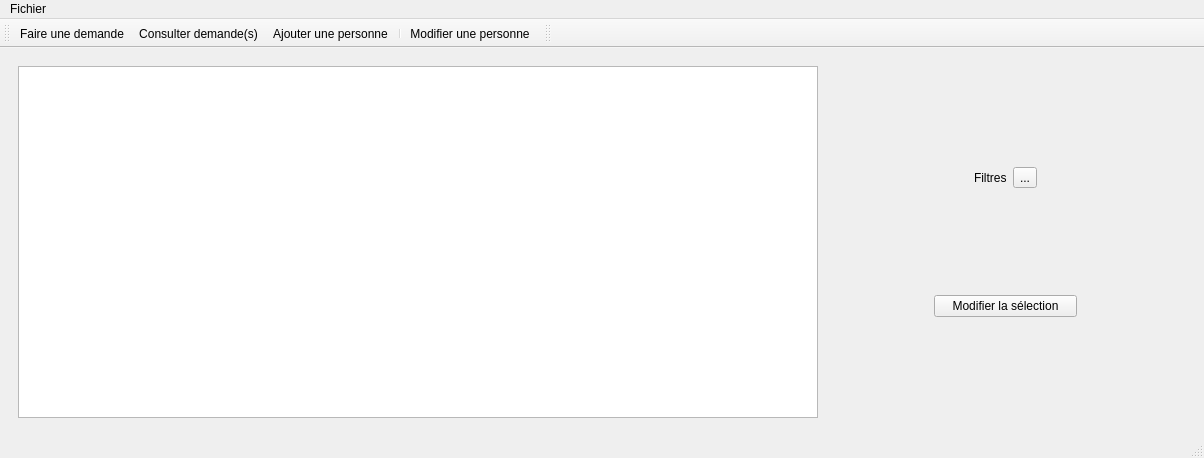
<?xml version="1.0" encoding="UTF-8"?>
<ui version="4.0">
 <class>FenRh</class>
 <widget class="QMainWindow" name="FenRh">
  <property name="geometry">
   <rect>
    <x>0</x>
    <y>0</y>
    <width>1204</width>
    <height>458</height>
   </rect>
  </property>
  <property name="baseSize">
   <size>
    <width>0</width>
    <height>0</height>
   </size>
  </property>
  <property name="windowTitle">
   <string>Gestion de congé</string>
  </property>
  <widget class="QWidget" name="centralwidget">
   <property name="baseSize">
    <size>
     <width>0</width>
     <height>0</height>
    </size>
   </property>
   <layout class="QVBoxLayout" name="verticalLayout_3">
    <item>
     <layout class="QVBoxLayout" name="verticalLayout">
      <item>
       <widget class="QStackedWidget" name="stackedWidget">
        <property name="currentIndex">
         <number>3</number>
        </property>
        <widget class="QWidget" name="page_1">
         <layout class="QVBoxLayout" name="verticalLayout_4">
          <item>
           <spacer name="verticalSpacer">
            <property name="orientation">
             <enum>Qt::Vertical</enum>
            </property>
            <property name="sizeHint" stdset="0">
             <size>
              <width>20</width>
              <height>40</height>
             </size>
            </property>
           </spacer>
          </item>
          <item>
           <layout class="QHBoxLayout" name="horizontalLayout_4">
            <item>
             <spacer name="horizontalSpacer_5">
              <property name="orientation">
               <enum>Qt::Horizontal</enum>
              </property>
              <property name="sizeHint" stdset="0">
               <size>
                <width>40</width>
                <height>20</height>
               </size>
              </property>
             </spacer>
            </item>
            <item>
             <layout class="QVBoxLayout" name="verticalLayout_7">
              <item>
               <widget class="QLabel" name="labelNom">
                <property name="text">
                 <string/>
                </property>
               </widget>
              </item>
              <item>
               <widget class="QLabel" name="labelCompteur">
                <property name="text">
                 <string/>
                </property>
               </widget>
              </item>
             </layout>
            </item>
            <item>
             <spacer name="horizontalSpacer_6">
              <property name="orientation">
               <enum>Qt::Horizontal</enum>
              </property>
              <property name="sizeHint" stdset="0">
               <size>
                <width>40</width>
                <height>20</height>
               </size>
              </property>
             </spacer>
            </item>
           </layout>
          </item>
          <item>
           <spacer name="verticalSpacer_2">
            <property name="orientation">
             <enum>Qt::Vertical</enum>
            </property>
            <property name="sizeHint" stdset="0">
             <size>
              <width>20</width>
              <height>40</height>
             </size>
            </property>
           </spacer>
          </item>
          <item>
           <layout class="QHBoxLayout" name="horizontalLayout_2">
            <item>
             <spacer name="horizontalSpacer_2">
              <property name="orientation">
               <enum>Qt::Horizontal</enum>
              </property>
              <property name="sizeHint" stdset="0">
               <size>
                <width>40</width>
                <height>20</height>
               </size>
              </property>
             </spacer>
            </item>
            <item>
             <layout class="QFormLayout" name="formLayout">
              <property name="fieldGrowthPolicy">
               <enum>QFormLayout::AllNonFixedFieldsGrow</enum>
              </property>
              <item row="0" column="0">
               <widget class="QLabel" name="dateEtHeureDeDButLabel">
                <property name="text">
                 <string>Date et Heure de début :</string>
                </property>
               </widget>
              </item>
              <item row="0" column="1">
               <widget class="QDateTimeEdit" name="dateEtHeureDeDButDateTimeEdit">
                <property name="maximumSize">
                 <size>
                  <width>150</width>
                  <height>16777215</height>
                 </size>
                </property>
                <property name="calendarPopup">
                 <bool>false</bool>
                </property>
               </widget>
              </item>
              <item row="1" column="0">
               <widget class="QLabel" name="dateEtHeureDeFinLabel">
                <property name="text">
                 <string>Date et Heure de fin :</string>
                </property>
               </widget>
              </item>
              <item row="1" column="1">
               <widget class="QDateTimeEdit" name="dateEtHeureDeFinDateTimeEdit">
                <property name="maximumSize">
                 <size>
                  <width>150</width>
                  <height>16777215</height>
                 </size>
                </property>
               </widget>
              </item>
             </layout>
            </item>
            <item>
             <layout class="QVBoxLayout" name="verticalLayout_2">
              <item>
               <widget class="QToolButton" name="calendrierDebut">
                <property name="text">
                 <string>...</string>
                </property>
               </widget>
              </item>
              <item>
               <widget class="QToolButton" name="calendrierFin">
                <property name="text">
                 <string>...</string>
                </property>
               </widget>
              </item>
             </layout>
            </item>
            <item>
             <spacer name="horizontalSpacer">
              <property name="orientation">
               <enum>Qt::Horizontal</enum>
              </property>
              <property name="sizeHint" stdset="0">
               <size>
                <width>40</width>
                <height>20</height>
               </size>
              </property>
             </spacer>
            </item>
           </layout>
          </item>
          <item>
           <spacer name="verticalSpacer_3">
            <property name="orientation">
             <enum>Qt::Vertical</enum>
            </property>
            <property name="sizeHint" stdset="0">
             <size>
              <width>20</width>
              <height>40</height>
             </size>
            </property>
           </spacer>
          </item>
          <item>
           <layout class="QHBoxLayout" name="horizontalLayout">
            <item>
             <widget class="QPushButton" name="buttonValider">
              <property name="maximumSize">
               <size>
                <width>150</width>
                <height>16777215</height>
               </size>
              </property>
              <property name="text">
               <string>Valider</string>
              </property>
             </widget>
            </item>
           </layout>
          </item>
          <item>
           <spacer name="verticalSpacer_4">
            <property name="orientation">
             <enum>Qt::Vertical</enum>
            </property>
            <property name="sizeHint" stdset="0">
             <size>
              <width>20</width>
              <height>40</height>
             </size>
            </property>
           </spacer>
          </item>
         </layout>
        </widget>
        <widget class="QWidget" name="page_2">
         <layout class="QVBoxLayout" name="verticalLayout_6">
          <item>
           <layout class="QVBoxLayout" name="verticalLayout_5">
            <item>
             <layout class="QHBoxLayout" name="horizontalLayout_3">
              <item>
               <spacer name="horizontalSpacer_3">
                <property name="orientation">
                 <enum>Qt::Horizontal</enum>
                </property>
                <property name="sizeHint" stdset="0">
                 <size>
                  <width>40</width>
                  <height>20</height>
                 </size>
                </property>
               </spacer>
              </item>
              <item>
               <widget class="QTableView" name="tableView">
                <property name="minimumSize">
                 <size>
                  <width>890</width>
                  <height>0</height>
                 </size>
                </property>
                <property name="alternatingRowColors">
                 <bool>true</bool>
                </property>
                <property name="selectionMode">
                 <enum>QAbstractItemView::SingleSelection</enum>
                </property>
                <property name="selectionBehavior">
                 <enum>QAbstractItemView::SelectRows</enum>
                </property>
                <property name="horizontalScrollMode">
                 <enum>QAbstractItemView::ScrollPerItem</enum>
                </property>
                <property name="showGrid">
                 <bool>false</bool>
                </property>
                <property name="gridStyle">
                 <enum>Qt::SolidLine</enum>
                </property>
                <attribute name="horizontalHeaderDefaultSectionSize">
                 <number>145</number>
                </attribute>
               </widget>
              </item>
              <item>
               <layout class="QVBoxLayout" name="verticalLayout_9">
                <item>
                 <spacer name="verticalSpacer_6">
                  <property name="orientation">
                   <enum>Qt::Vertical</enum>
                  </property>
                  <property name="sizeHint" stdset="0">
                   <size>
                    <width>20</width>
                    <height>40</height>
                   </size>
                  </property>
                 </spacer>
                </item>
                <item>
                 <layout class="QHBoxLayout" name="horizontalLayout_5">
                  <item>
                   <spacer name="horizontalSpacer_7">
                    <property name="orientation">
                     <enum>Qt::Horizontal</enum>
                    </property>
                    <property name="sizeHint" stdset="0">
                     <size>
                      <width>40</width>
                      <height>20</height>
                     </size>
                    </property>
                   </spacer>
                  </item>
                  <item>
                   <widget class="QLabel" name="label_3">
                    <property name="text">
                     <string>Filtres</string>
                    </property>
                   </widget>
                  </item>
                  <item>
                   <widget class="QToolButton" name="toolButton">
                    <property name="text">
                     <string>...</string>
                    </property>
                   </widget>
                  </item>
                  <item>
                   <spacer name="horizontalSpacer_8">
                    <property name="orientation">
                     <enum>Qt::Horizontal</enum>
                    </property>
                    <property name="sizeHint" stdset="0">
                     <size>
                      <width>40</width>
                      <height>20</height>
                     </size>
                    </property>
                   </spacer>
                  </item>
                 </layout>
                </item>
                <item>
                 <spacer name="verticalSpacer_7">
                  <property name="orientation">
                   <enum>Qt::Vertical</enum>
                  </property>
                  <property name="sizeHint" stdset="0">
                   <size>
                    <width>20</width>
                    <height>40</height>
                   </size>
                  </property>
                 </spacer>
                </item>
                <item>
                 <widget class="QPushButton" name="buttonValideDemande">
                  <property name="text">
                   <string>Valider la demande</string>
                  </property>
                 </widget>
                </item>
                <item>
                 <widget class="QPushButton" name="buttonRefuserDemande">
                  <property name="text">
                   <string>Refuser la demande</string>
                  </property>
                 </widget>
                </item>
                <item>
                 <spacer name="verticalSpacer_8">
                  <property name="orientation">
                   <enum>Qt::Vertical</enum>
                  </property>
                  <property name="sizeHint" stdset="0">
                   <size>
                    <width>20</width>
                    <height>40</height>
                   </size>
                  </property>
                 </spacer>
                </item>
                <item>
                 <widget class="QPushButton" name="buttonSupprimer">
                  <property name="text">
                   <string>Supprimer la demande</string>
                  </property>
                 </widget>
                </item>
                <item>
                 <spacer name="verticalSpacer_5">
                  <property name="orientation">
                   <enum>Qt::Vertical</enum>
                  </property>
                  <property name="sizeHint" stdset="0">
                   <size>
                    <width>20</width>
                    <height>40</height>
                   </size>
                  </property>
                 </spacer>
                </item>
               </layout>
              </item>
              <item>
               <spacer name="horizontalSpacer_4">
                <property name="orientation">
                 <enum>Qt::Horizontal</enum>
                </property>
                <property name="sizeHint" stdset="0">
                 <size>
                  <width>40</width>
                  <height>20</height>
                 </size>
                </property>
               </spacer>
              </item>
             </layout>
            </item>
           </layout>
          </item>
         </layout>
        </widget>
        <widget class="QWidget" name="page_3">
         <layout class="QHBoxLayout" name="horizontalLayout_7">
          <item>
           <spacer name="horizontalSpacer_9">
            <property name="orientation">
             <enum>Qt::Horizontal</enum>
            </property>
            <property name="sizeHint" stdset="0">
             <size>
              <width>40</width>
              <height>20</height>
             </size>
            </property>
           </spacer>
          </item>
          <item>
           <layout class="QHBoxLayout" name="horizontalLayout_6">
            <item>
             <layout class="QVBoxLayout" name="verticalLayout_8">
              <item>
               <spacer name="verticalSpacer_12">
                <property name="orientation">
                 <enum>Qt::Vertical</enum>
                </property>
                <property name="sizeHint" stdset="0">
                 <size>
                  <width>20</width>
                  <height>40</height>
                 </size>
                </property>
               </spacer>
              </item>
              <item>
               <widget class="QLabel" name="label">
                <property name="text">
                 <string>Ajouter une personne</string>
                </property>
                <property name="alignment">
                 <set>Qt::AlignCenter</set>
                </property>
               </widget>
              </item>
              <item>
               <spacer name="verticalSpacer_9">
                <property name="orientation">
                 <enum>Qt::Vertical</enum>
                </property>
                <property name="sizeHint" stdset="0">
                 <size>
                  <width>20</width>
                  <height>40</height>
                 </size>
                </property>
               </spacer>
              </item>
              <item>
               <layout class="QFormLayout" name="formLayout_2">
                <item row="0" column="0">
                 <widget class="QLabel" name="nomLabel">
                  <property name="text">
                   <string>Nom</string>
                  </property>
                 </widget>
                </item>
                <item row="0" column="1">
                 <widget class="QLineEdit" name="nomLineEdit"/>
                </item>
                <item row="1" column="0">
                 <widget class="QLabel" name="prNomLabel">
                  <property name="text">
                   <string>Prénom</string>
                  </property>
                 </widget>
                </item>
                <item row="1" column="1">
                 <widget class="QLineEdit" name="prNomLineEdit"/>
                </item>
                <item row="2" column="0">
                 <widget class="QLabel" name="identifiantLabel">
                  <property name="text">
                   <string>Identifiant</string>
                  </property>
                 </widget>
                </item>
                <item row="2" column="1">
                 <widget class="QLineEdit" name="identifiantLineEdit"/>
                </item>
                <item row="3" column="0">
                 <widget class="QLabel" name="motDePasseLabel">
                  <property name="text">
                   <string>Mot de passe</string>
                  </property>
                 </widget>
                </item>
                <item row="3" column="1">
                 <widget class="QLineEdit" name="motDePasseLineEdit">
                  <property name="echoMode">
                   <enum>QLineEdit::Normal</enum>
                  </property>
                 </widget>
                </item>
                <item row="4" column="0">
                 <widget class="QLabel" name="statutLabel">
                  <property name="text">
                   <string>Statut</string>
                  </property>
                 </widget>
                </item>
                <item row="4" column="1">
                 <widget class="QComboBox" name="statutComboBox">
                  <item>
                   <property name="text">
                    <string>Employe</string>
                   </property>
                  </item>
                  <item>
                   <property name="text">
                    <string>Responsable</string>
                   </property>
                  </item>
                  <item>
                   <property name="text">
                    <string>RH</string>
                   </property>
                  </item>
                  <item>
                   <property name="text">
                    <string>Responsable RH</string>
                   </property>
                  </item>
                 </widget>
                </item>
                <item row="5" column="0">
                 <widget class="QLabel" name="compteurLabel">
                  <property name="text">
                   <string>Compteur </string>
                  </property>
                 </widget>
                </item>
                <item row="5" column="1">
                 <widget class="QSpinBox" name="compteurSpinBox"/>
                </item>
               </layout>
              </item>
              <item>
               <spacer name="verticalSpacer_10">
                <property name="orientation">
                 <enum>Qt::Vertical</enum>
                </property>
                <property name="sizeHint" stdset="0">
                 <size>
                  <width>20</width>
                  <height>40</height>
                 </size>
                </property>
               </spacer>
              </item>
              <item>
               <widget class="QPushButton" name="pushButton">
                <property name="text">
                 <string>Valider</string>
                </property>
               </widget>
              </item>
              <item>
               <spacer name="verticalSpacer_11">
                <property name="orientation">
                 <enum>Qt::Vertical</enum>
                </property>
                <property name="sizeHint" stdset="0">
                 <size>
                  <width>20</width>
                  <height>40</height>
                 </size>
                </property>
               </spacer>
              </item>
             </layout>
            </item>
           </layout>
          </item>
          <item>
           <spacer name="horizontalSpacer_10">
            <property name="orientation">
             <enum>Qt::Horizontal</enum>
            </property>
            <property name="sizeHint" stdset="0">
             <size>
              <width>40</width>
              <height>20</height>
             </size>
            </property>
           </spacer>
          </item>
         </layout>
        </widget>
        <widget class="QWidget" name="page_4">
         <layout class="QVBoxLayout" name="verticalLayout_11">
          <item>
           <layout class="QVBoxLayout" name="verticalLayout_10">
            <item>
             <layout class="QHBoxLayout" name="horizontalLayout_8">
              <item>
               <widget class="QTableView" name="tableView_2">
                <property name="minimumSize">
                 <size>
                  <width>800</width>
                  <height>0</height>
                 </size>
                </property>
                <property name="maximumSize">
                 <size>
                  <width>800</width>
                  <height>16777215</height>
                 </size>
                </property>
                <property name="selectionMode">
                 <enum>QAbstractItemView::SingleSelection</enum>
                </property>
                <property name="selectionBehavior">
                 <enum>QAbstractItemView::SelectRows</enum>
                </property>
                <attribute name="horizontalHeaderDefaultSectionSize">
                 <number>130</number>
                </attribute>
               </widget>
              </item>
              <item>
               <spacer name="horizontalSpacer_13">
                <property name="orientation">
                 <enum>Qt::Horizontal</enum>
                </property>
                <property name="sizeHint" stdset="0">
                 <size>
                  <width>40</width>
                  <height>20</height>
                 </size>
                </property>
               </spacer>
              </item>
              <item>
               <layout class="QVBoxLayout" name="verticalLayout_12">
                <item>
                 <spacer name="verticalSpacer_14">
                  <property name="orientation">
                   <enum>Qt::Vertical</enum>
                  </property>
                  <property name="sizeHint" stdset="0">
                   <size>
                    <width>20</width>
                    <height>40</height>
                   </size>
                  </property>
                 </spacer>
                </item>
                <item>
                 <layout class="QHBoxLayout" name="horizontalLayout_9">
                  <item>
                   <spacer name="horizontalSpacer_11">
                    <property name="orientation">
                     <enum>Qt::Horizontal</enum>
                    </property>
                    <property name="sizeHint" stdset="0">
                     <size>
                      <width>40</width>
                      <height>20</height>
                     </size>
                    </property>
                   </spacer>
                  </item>
                  <item>
                   <widget class="QLabel" name="label_2">
                    <property name="text">
                     <string>Filtres</string>
                    </property>
                   </widget>
                  </item>
                  <item>
                   <widget class="QToolButton" name="toolButton_2">
                    <property name="text">
                     <string>...</string>
                    </property>
                   </widget>
                  </item>
                  <item>
                   <spacer name="horizontalSpacer_12">
                    <property name="orientation">
                     <enum>Qt::Horizontal</enum>
                    </property>
                    <property name="sizeHint" stdset="0">
                     <size>
                      <width>40</width>
                      <height>20</height>
                     </size>
                    </property>
                   </spacer>
                  </item>
                 </layout>
                </item>
                <item>
                 <spacer name="verticalSpacer_15">
                  <property name="orientation">
                   <enum>Qt::Vertical</enum>
                  </property>
                  <property name="sizeHint" stdset="0">
                   <size>
                    <width>20</width>
                    <height>40</height>
                   </size>
                  </property>
                 </spacer>
                </item>
                <item>
                 <widget class="QPushButton" name="pushButton_2">
                  <property name="text">
                   <string>Modifier la sélection</string>
                  </property>
                 </widget>
                </item>
                <item>
                 <spacer name="verticalSpacer_13">
                  <property name="orientation">
                   <enum>Qt::Vertical</enum>
                  </property>
                  <property name="sizeHint" stdset="0">
                   <size>
                    <width>20</width>
                    <height>40</height>
                   </size>
                  </property>
                 </spacer>
                </item>
               </layout>
              </item>
              <item>
               <spacer name="horizontalSpacer_14">
                <property name="orientation">
                 <enum>Qt::Horizontal</enum>
                </property>
                <property name="sizeHint" stdset="0">
                 <size>
                  <width>40</width>
                  <height>20</height>
                 </size>
                </property>
               </spacer>
              </item>
             </layout>
            </item>
           </layout>
          </item>
         </layout>
        </widget>
       </widget>
      </item>
     </layout>
    </item>
   </layout>
  </widget>
  <widget class="QMenuBar" name="menubar">
   <property name="geometry">
    <rect>
     <x>0</x>
     <y>0</y>
     <width>1204</width>
     <height>25</height>
    </rect>
   </property>
   <widget class="QMenu" name="menuFichier">
    <property name="title">
     <string>Fichier</string>
    </property>
    <addaction name="actionFaire_une_demande"/>
    <addaction name="actionConsulter_demande_s"/>
    <addaction name="actionAjouter_une_personne"/>
    <addaction name="actionModifier_une_personne"/>
    <addaction name="actionDeconnection"/>
    <addaction name="actionQuitter"/>
   </widget>
   <addaction name="menuFichier"/>
  </widget>
  <widget class="QStatusBar" name="statusbar"/>
  <widget class="QToolBar" name="toolBar">
   <property name="windowTitle">
    <string>toolBar</string>
   </property>
   <property name="toolButtonStyle">
    <enum>Qt::ToolButtonTextBesideIcon</enum>
   </property>
   <attribute name="toolBarArea">
    <enum>TopToolBarArea</enum>
   </attribute>
   <attribute name="toolBarBreak">
    <bool>false</bool>
   </attribute>
   <addaction name="actionFaire_une_demande"/>
   <addaction name="actionConsulter_demande_s"/>
   <addaction name="actionAjouter_une_personne"/>
   <addaction name="separator"/>
   <addaction name="actionModifier_une_personne"/>
  </widget>
  <widget class="QToolBar" name="toolBar_2">
   <property name="windowTitle">
    <string>toolBar_2</string>
   </property>
   <attribute name="toolBarArea">
    <enum>TopToolBarArea</enum>
   </attribute>
   <attribute name="toolBarBreak">
    <bool>false</bool>
   </attribute>
  </widget>
  <action name="actionFaire_une_demande">
   <property name="icon">
    <iconset>
     <normaloff>PNG/Badge-plus.png</normaloff>PNG/Badge-plus.png</iconset>
   </property>
   <property name="text">
    <string>Faire une demande</string>
   </property>
  </action>
  <action name="actionConsulter_demande_s">
   <property name="icon">
    <iconset>
     <normaloff>PNG/Cabinet.png</normaloff>PNG/Cabinet.png</iconset>
   </property>
   <property name="text">
    <string>Consulter demande(s)</string>
   </property>
  </action>
  <action name="actionQuitter">
   <property name="text">
    <string>Quitter</string>
   </property>
  </action>
  <action name="actionDeconnection">
   <property name="icon">
    <iconset>
     <normaloff>PNG/Power.png</normaloff>PNG/Power.png</iconset>
   </property>
   <property name="text">
    <string>Déconnection</string>
   </property>
   <property name="toolTip">
    <string>Déconnection</string>
   </property>
  </action>
  <action name="actionAjouter_une_personne">
   <property name="icon">
    <iconset>
     <normaloff>PNG/Folder user.png</normaloff>PNG/Folder user.png</iconset>
   </property>
   <property name="text">
    <string>Ajouter une personne</string>
   </property>
  </action>
  <action name="actionModifier_une_personne">
   <property name="icon">
    <iconset>
     <normaloff>PNG/Identification card.png</normaloff>PNG/Identification card.png</iconset>
   </property>
   <property name="text">
    <string>Modifier une personne</string>
   </property>
  </action>
 </widget>
 <resources/>
 <connections/>
</ui>
